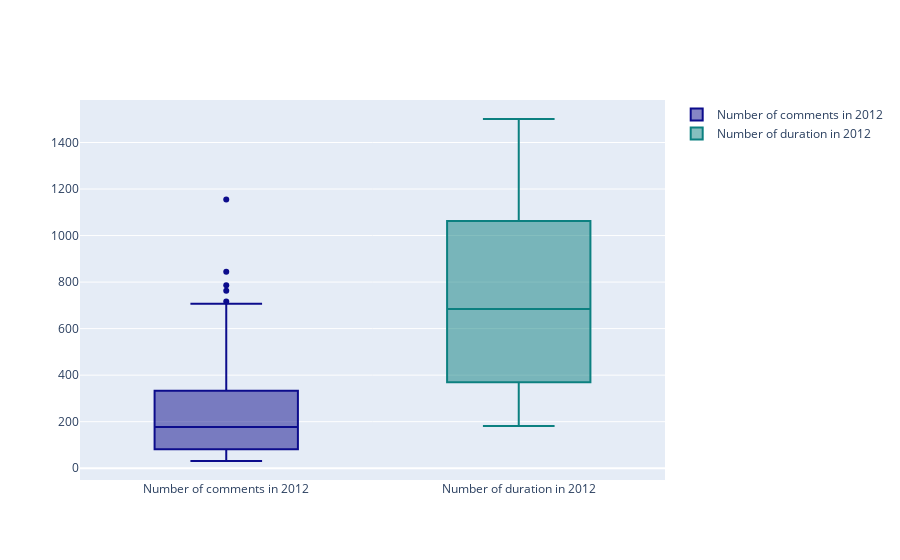

Notebook cell for this chart:
### Code cell
data_2012 = df[df.event == 'TED2012']

trace0 = go.Box(
    y = data_2012.comments,
    name = "Number of comments in 2012",
    marker = dict(
    color = 'rgb(12, 12, 140)',
    )
)

trace1 = go.Box(
    y = data_2012.duration,
    name = "Number of duration in 2012",
    marker = dict(
    color = 'rgb(12, 128, 128)',
    )
)

data = [trace0, trace1]
iplot(data)

### Figure 1 — Plotly figure (JSON) as saved in the notebook; plotly's stock layout.template omitted (floating-point values rounded to 4 significant figures)
{"data": [{"marker": {"color": "rgb(12, 12, 140)"}, "name": "Number of comments in 2012", "type": "box", "y": [445, 786, 376, 1155, 717, 247, 844, 216, 324, 497, 241, 707, 514, 407, 96, 361, 486, 104, 234, 98, 587, 111, 82, 177, 168, 124, 191, 135, 53, 763, 208, 157, 79, 68, 257, 128, 67, 240, 151, 240, 101, 213, 79, 68, 85, 76, 253, 109, 378, 104, 63, 68, 78, 186, 104, 48, 45, 439, 31, 76, 75, 56, 249, 230, 177]}, {"marker": {"color": "rgb(12, 128, 128)"}, "name": "Number of duration in 2012", "type": "box", "y": [974, 1006, 1006, 1144, 1421, 1156, 1071, 731, 229, 1096, 311, 1238, 1182, 212, 913, 915, 1501, 879, 327, 391, 1188, 1036, 396, 239, 684, 394, 1159, 400, 331, 1307, 741, 324, 726, 538, 399, 1213, 608, 1228, 247, 1060, 266, 706, 292, 391, 430, 1147, 583, 742, 237, 181, 383, 1317, 320, 365, 371, 600, 285, 1081, 996, 1040, 218, 414, 482, 501, 924]}], "layout": {}}
